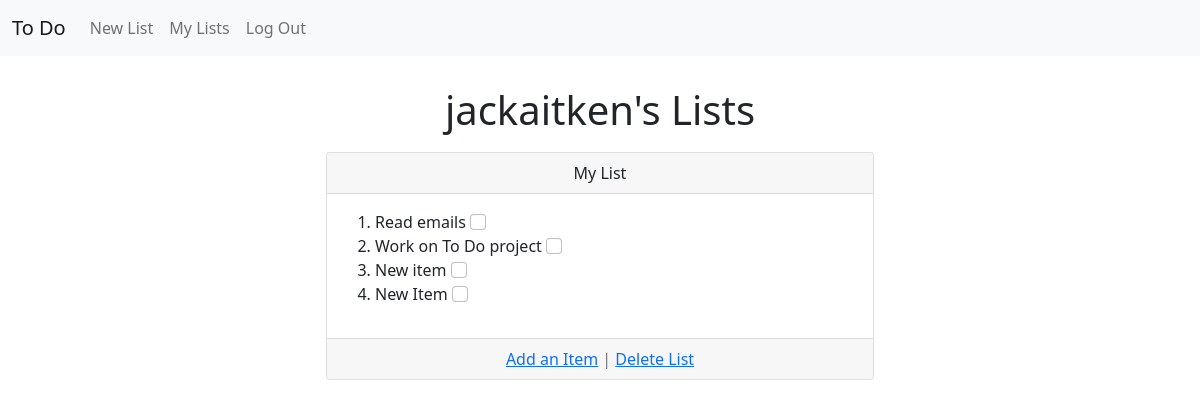
/lists/1/todolists/ (signed in), run on an earlier commit of the app's database.
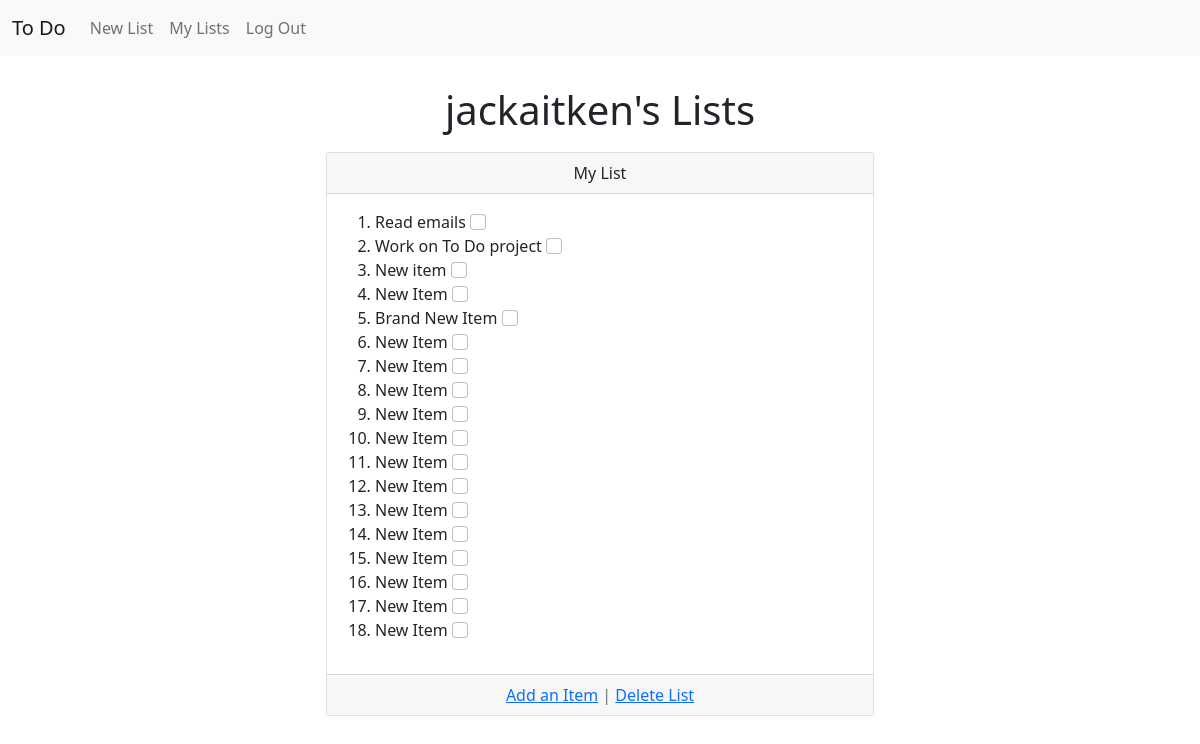
And on a later commit of the database.
### lists/models.py (models this page shows, shortened)
class CustomUser(AbstractUser):
    pass

class ToDoList(models.Model):
    owner = models.ForeignKey(
        get_user_model(),
        on_delete=models.CASCADE
        )
    name = models.CharField(max_length=50, blank=True)

class Item(models.Model):
    title = models.CharField(max_length=225)
    completed = models.BooleanField(default=False)
    to_do_list = models.ForeignKey(
        ToDoList,
        on_delete=models.CASCADE,
        related_name='items'
        )
    def __str__(self):
        return f"{self.title}"

### lists/views.py (the view)
# urls.py: path('<int:pk>/todolists/', ToDoListView.as_view(), name='todolists'),
class ToDoListView(ListView):
    model = ToDoList
    template_name = 'todo_lists.html'
    def get_queryset(self):
        current_user = ToDoList.objects.filter(owner=self.request.user.id)
        return current_user

### templates/todo_lists.html (shortened to what this page needs)
{% extends 'base.html' %}
{% block content %}
<div class="container" style="padding-top: 30px;">
    <div class="row">
        <div class="col-2"></div>
        <div class="col-8 d-flex justify-content-center">
            <h1>{{ user.username }}'s Lists</h1>
        </div>
        <div class="col-2"></div>
    </div>
</div>
{% for list in object_list %}
    <div class="container" style="padding: 10px;">
        <div class="row">
            <div class="col-3"></div>
            <div class="col-6">
                <div class="card">
                    <div class="card-header">
                        <span class="font-weight-bold d-flex justify-content-center">{{ list.name }}</span>
                    </div>
                    <div class="card-body">
                        <ol>
                            {% for item in list.items.all %}
                                <li>{{ item }} <input class="form-check-input" type="checkbox"></li>
                            {% endfor %}
                        </ol>
                    </div>
                    <div class="card-footer text-center text-muted">
                        <a href="{% url 'item_new' list.pk %}">Add an Item</a> |
                        <a href="{% url 'list_delete' list.pk %}">Delete List</a>
                    </div>
                </div>
            </div>
            <div class="col-3"></div>
        </div>
    </div>
    {% endfor %}
    {% endblock content %}

### templates/base.html (shortened to what this page needs)
<!DOCTYPE html>
<html lang="en">
<head>
    <link href="https://cdn.jsdelivr.net/npm/bootstrap@5.0.0-beta1/dist/css/bootstrap.min.css"
    rel="stylesheet"
>
</head>
<body>
    <header>
        <nav class="navbar navbar-expand-lg navbar-light bg-light">
            <div class="container-fluid">
              <a class="navbar-brand" href="{% url 'home' %}">To Do</a>
              <div class="collapse navbar-collapse" id="navbarNav">
                {% if user.is_authenticated %}
                    <ul class="navbar-nav">
                        <li class="nav-item">
                            <a class="nav-link" href="{% url 'list_new' %}">New List</a>
                        </li>
                        <li class="nav-item">
                            <a class="nav-link" href="{% url 'todolists' user.pk %}">My Lists</a>
                        </li>
                        <li class="nav-item">
                            <a class="nav-link" href="{% url 'logout' %}">Log Out</a>
                        </li>
                    </ul>
                {% endif %}
              </div>
            </div>
          </nav>
    </header>
    {% block content %}
    {% endblock content %}
</body>
</html>

What changed in the data, as far as the page shows it:
added Item: title "Brand New Item"
added Item: title "New Item"
added Item: title "New Item"
added Item: title "New Item"
added Item: title "New Item"
added Item: title "New Item"
added Item: title "New Item"
added Item: title "New Item"
added Item: title "New Item"
added Item: title "New Item"
added Item: title "New Item"
added Item: title "New Item"
added Item: title "New Item"
added Item: title "New Item"
